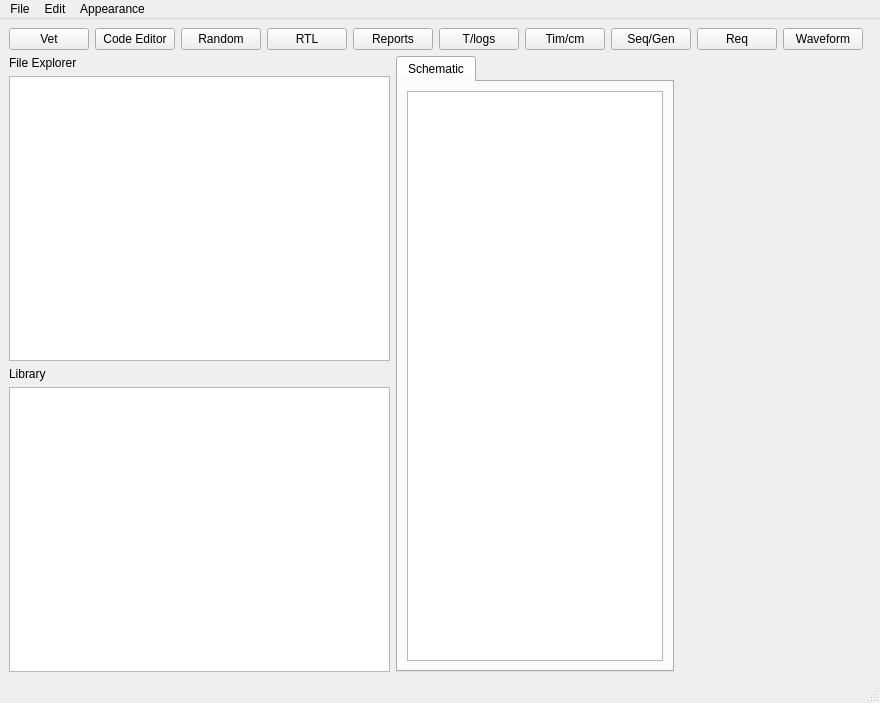
<?xml version="1.0" encoding="UTF-8"?>
<ui version="4.0">
 <class>MainWindow</class>
 <widget class="QMainWindow" name="MainWindow">
  <property name="geometry">
   <rect>
    <x>0</x>
    <y>0</y>
    <width>880</width>
    <height>703</height>
   </rect>
  </property>
  <property name="windowTitle">
   <string>OSCV</string>
  </property>
  <widget class="QWidget" name="centralwidget">
   <layout class="QVBoxLayout" name="verticalLayout_2" stretch="0,1">
    <item>
     <layout class="QHBoxLayout" name="horizontalLayout_3" stretch="0,0,0,0,0,0,0,0,0,0,1">
      <item>
       <widget class="QPushButton" name="pushButton">
        <property name="text">
         <string>Vet</string>
        </property>
       </widget>
      </item>
      <item>
       <widget class="QPushButton" name="pushButton_3">
        <property name="text">
         <string>Code Editor</string>
        </property>
       </widget>
      </item>
      <item>
       <widget class="QPushButton" name="pushButton_2">
        <property name="text">
         <string>Random</string>
        </property>
       </widget>
      </item>
      <item>
       <widget class="QPushButton" name="pushButton_5">
        <property name="text">
         <string>RTL</string>
        </property>
       </widget>
      </item>
      <item>
       <widget class="QPushButton" name="pushButton_6">
        <property name="text">
         <string>Reports</string>
        </property>
       </widget>
      </item>
      <item>
       <widget class="QPushButton" name="pushButton_7">
        <property name="text">
         <string>T/logs</string>
        </property>
       </widget>
      </item>
      <item>
       <widget class="QPushButton" name="pushButton_4">
        <property name="text">
         <string>Tim/cm</string>
        </property>
       </widget>
      </item>
      <item>
       <widget class="QPushButton" name="pushButton_9">
        <property name="text">
         <string>Seq/Gen</string>
        </property>
       </widget>
      </item>
      <item>
       <widget class="QPushButton" name="pushButton_8">
        <property name="text">
         <string>Req</string>
        </property>
       </widget>
      </item>
      <item>
       <widget class="QPushButton" name="pushButton_10">
        <property name="text">
         <string>Waveform</string>
        </property>
       </widget>
      </item>
      <item>
       <spacer name="horizontalSpacer">
        <property name="orientation">
         <enum>Qt::Orientation::Horizontal</enum>
        </property>
        <property name="sizeHint" stdset="0">
         <size>
          <width>40</width>
          <height>20</height>
         </size>
        </property>
       </spacer>
      </item>
     </layout>
    </item>
    <item>
     <widget class="QSplitter" name="mainSplitter">
      <property name="orientation">
       <enum>Qt::Orientation::Vertical</enum>
      </property>
      <property name="childrenCollapsible">
       <bool>false</bool>
      </property>
      <widget class="QWidget" name="topWidget" native="true">
       <layout class="QHBoxLayout" name="horizontalLayout" stretch="2,0,1">
        <item>
         <layout class="QVBoxLayout" name="verticalLayout">
          <item>
           <widget class="QLabel" name="label_2">
            <property name="text">
             <string>File Explorer</string>
            </property>
           </widget>
          </item>
          <item>
           <widget class="QListWidget" name="componentList">
            <property name="sizePolicy">
             <sizepolicy hsizetype="Preferred" vsizetype="Expanding">
              <horstretch>0</horstretch>
              <verstretch>0</verstretch>
             </sizepolicy>
            </property>
            <property name="minimumSize">
             <size>
              <width>250</width>
              <height>0</height>
             </size>
            </property>
           </widget>
          </item>
          <item>
           <widget class="QLabel" name="label">
            <property name="text">
             <string>Library</string>
            </property>
           </widget>
          </item>
          <item>
           <widget class="QListWidget" name="readyComponentList"/>
          </item>
         </layout>
        </item>
        <item>
         <layout class="QVBoxLayout" name="schematic_and_terminal_Layout">
          <item>
           <widget class="QTabWidget" name="tabWidget">
            <property name="currentIndex">
             <number>0</number>
            </property>
            <widget class="QWidget" name="schematicTab">
             <attribute name="title">
              <string>Schematic</string>
             </attribute>
             <layout class="QVBoxLayout" name="verticalLayout_schematic">
              <item>
               <widget class="DragDropGraphicsView" name="graphicsView"/>
              </item>
             </layout>
            </widget>
           </widget>
          </item>
         </layout>
        </item>
        <item>
         <widget class="QWidget" name="widgetEditComponent" native="true"/>
        </item>
       </layout>
      </widget>
     </widget>
    </item>
   </layout>
  </widget>
  <widget class="QMenuBar" name="menubar">
   <property name="geometry">
    <rect>
     <x>0</x>
     <y>0</y>
     <width>880</width>
     <height>21</height>
    </rect>
   </property>
   <widget class="QMenu" name="menuAppearance">
    <property name="title">
     <string>Appearance</string>
    </property>
    <addaction name="actionDark_Mode"/>
   </widget>
   <widget class="QMenu" name="menuFile">
    <property name="title">
     <string>File</string>
    </property>
    <addaction name="actionOpen_File"/>
   </widget>
   <widget class="QMenu" name="menuEdit">
    <property name="title">
     <string>Edit</string>
    </property>
    <addaction name="actionUndo"/>
    <addaction name="actionRedo"/>
   </widget>
   <addaction name="menuFile"/>
   <addaction name="menuEdit"/>
   <addaction name="menuAppearance"/>
  </widget>
  <widget class="QStatusBar" name="statusbar"/>
  <action name="actionDark_Mode">
   <property name="checkable">
    <bool>true</bool>
   </property>
   <property name="text">
    <string>Dark Mode</string>
   </property>
  </action>
  <action name="actionOpen_File">
   <property name="text">
    <string>Open RTL Directory...</string>
   </property>
   <property name="shortcut">
    <string>Ctrl+O</string>
   </property>
  </action>
  <action name="actionUndo">
   <property name="text">
    <string>Undo</string>
   </property>
  </action>
  <action name="actionRedo">
   <property name="text">
    <string>Redo</string>
   </property>
  </action>
 </widget>
 <customwidgets>
  <customwidget>
   <class>DragDropGraphicsView</class>
   <extends>QGraphicsView</extends>
   <header>ui/widgets/dragdropgraphicsview.h</header>
  </customwidget>
 </customwidgets>
 <resources/>
 <connections/>
</ui>
